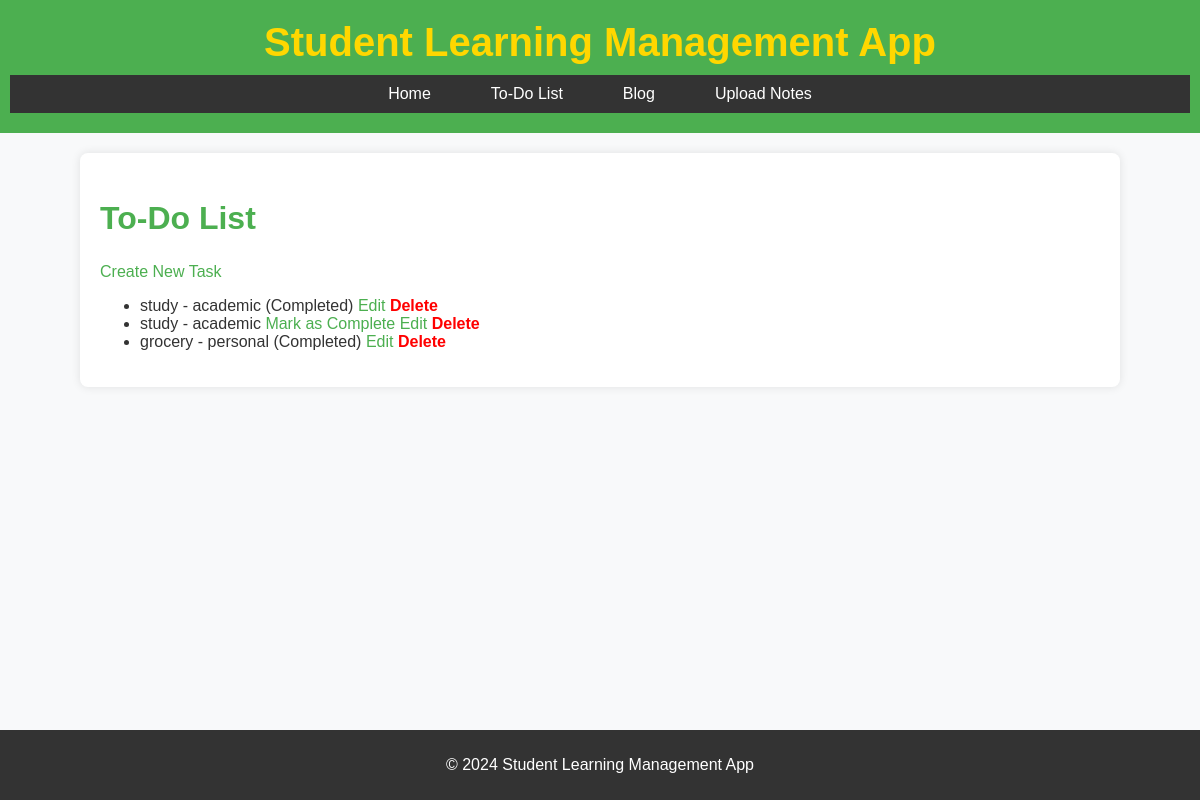
Before: /to_do_list/ with the older database file.
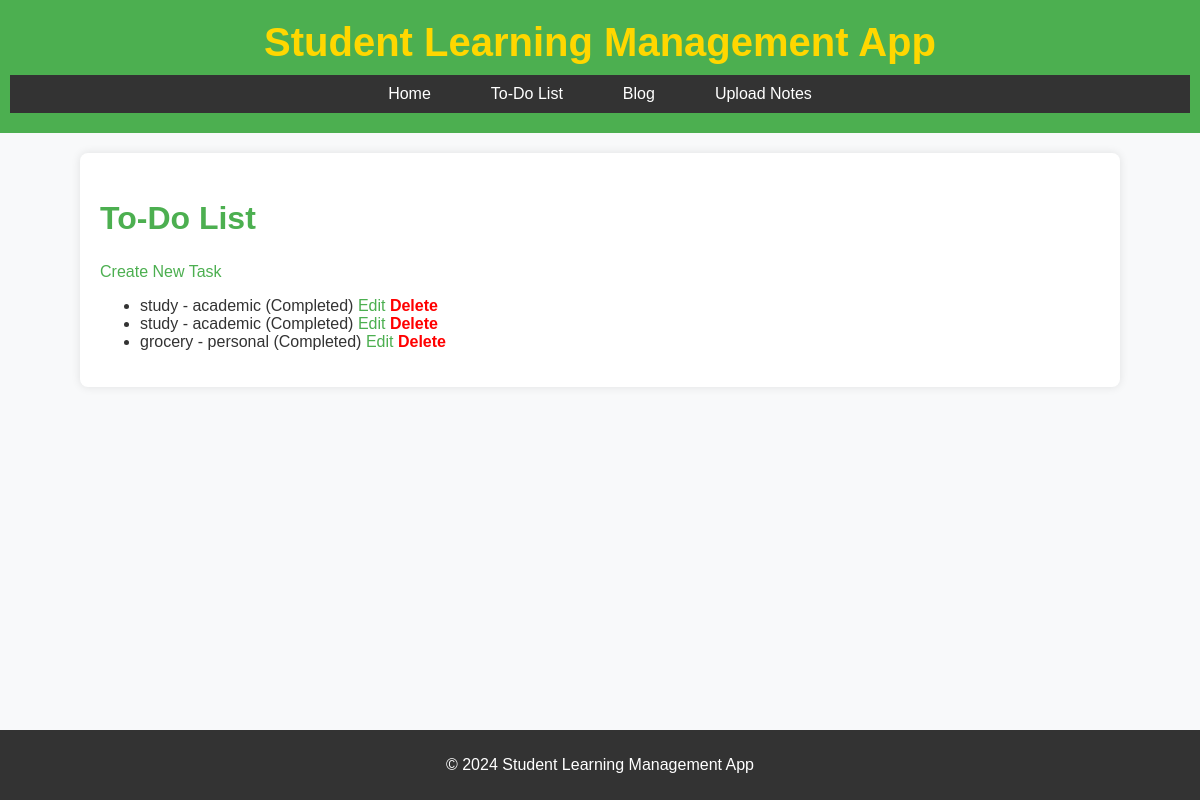
After: the same page with the newer database file.
### to_do_list/models.py (models this page shows, shortened)
class Task(models.Model):
    CATEGORY_CHOICES = [
        ('academic', 'Academic'),
        ('personal', 'Personal'),
        ('deadline', 'Deadline'),
    ]
    title = models.CharField(max_length=200)
    description = models.TextField(blank=True, null=True)
    category = models.CharField(max_length=20, choices=CATEGORY_CHOICES, default='academic')
    due_date = models.DateField(blank=True, null=True)
    reminder = models.DateTimeField(blank=True, null=True)
    completed = models.BooleanField(default=False)

### to_do_list/views.py (the view)
# urls.py: path('', views.task_list, name='task_list'),  # Task List
def task_list(request):
    tasks = Task.objects.all()
    return render(request, 'to_do_list/task_list.html', {'tasks': tasks})

### to_do_list/templates/to_do_list/task_list.html
{% extends 'base.html' %}
{% block content %}
<h2>To-Do List</h2>
<a href="{% url 'to_do_list:create_task' %}">Create New Task</a>
<ul>
    {% for task in tasks %}
        <li>
            {{ task.title }} - {{ task.category }}
            {% if task.completed %}
                (Completed)
            {% else %}
                <a href="{% url 'to_do_list:mark_task_complete' task.id %}">Mark as Complete</a>
            {% endif %}
            <a href="{% url 'to_do_list:update_task' task.id %}">Edit</a>
            <a href="{% url 'to_do_list:delete_task' task.id %}" class="delete-link">Delete</a>
        </li>
    {% empty %}
        <p>No tasks available. <a href="{% url 'to_do_list:create_task' %}">Add one now!</a></p>
    {% endfor %}
</ul>
{% endblock %}

Changed rows visible on the page:
changed Task (number 2 of 3 on the later page): completed "Mark as Complete" → "(Completed)"
